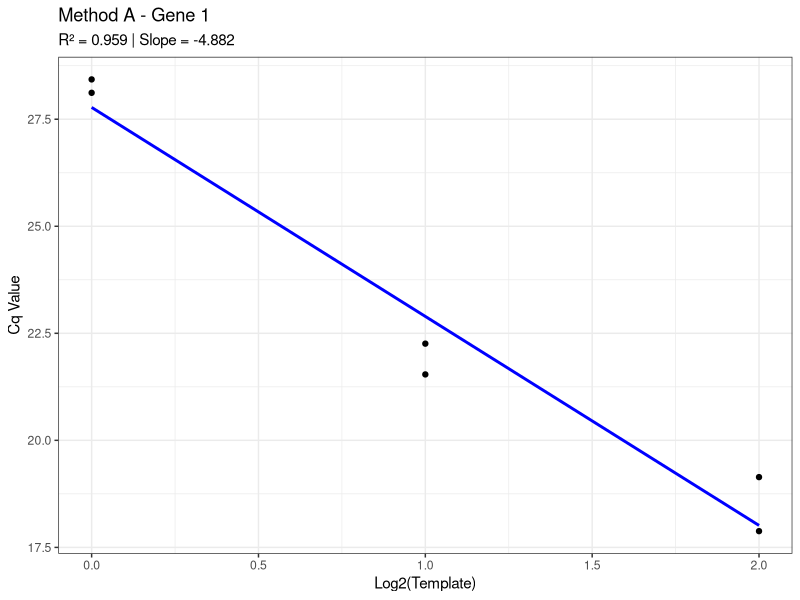
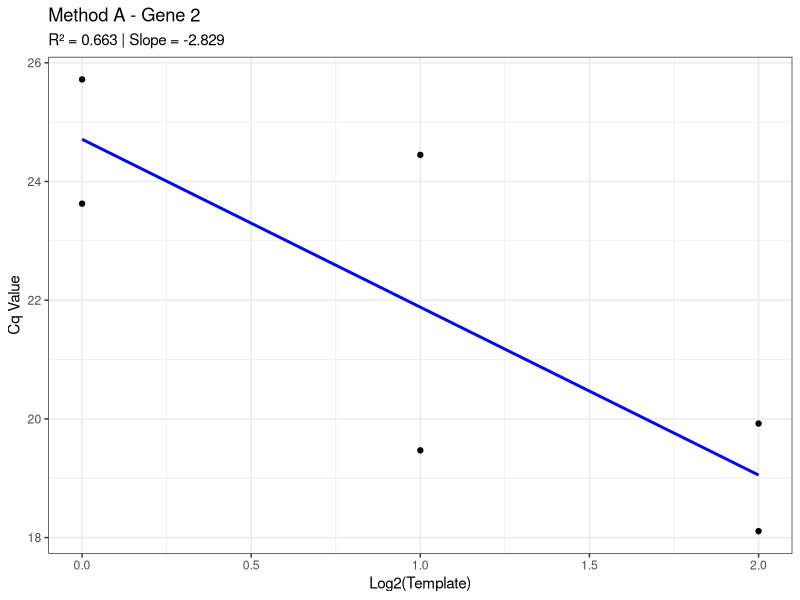
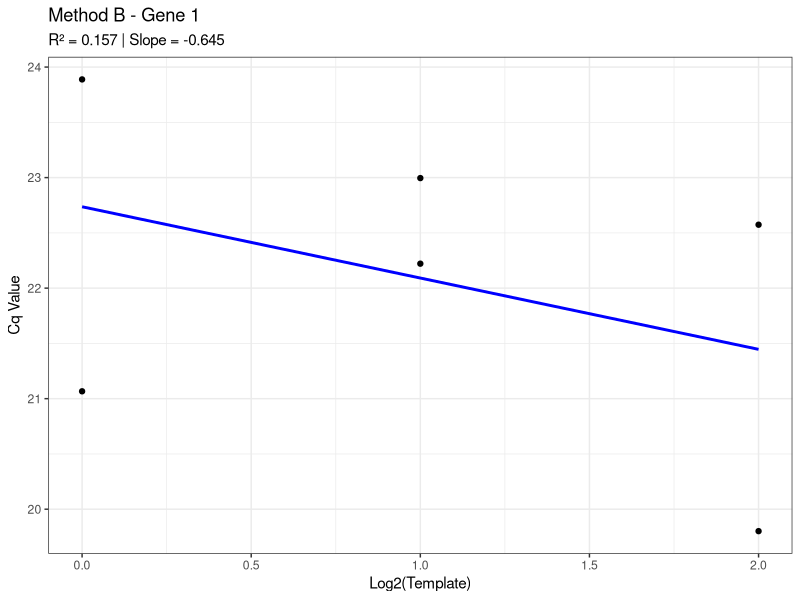
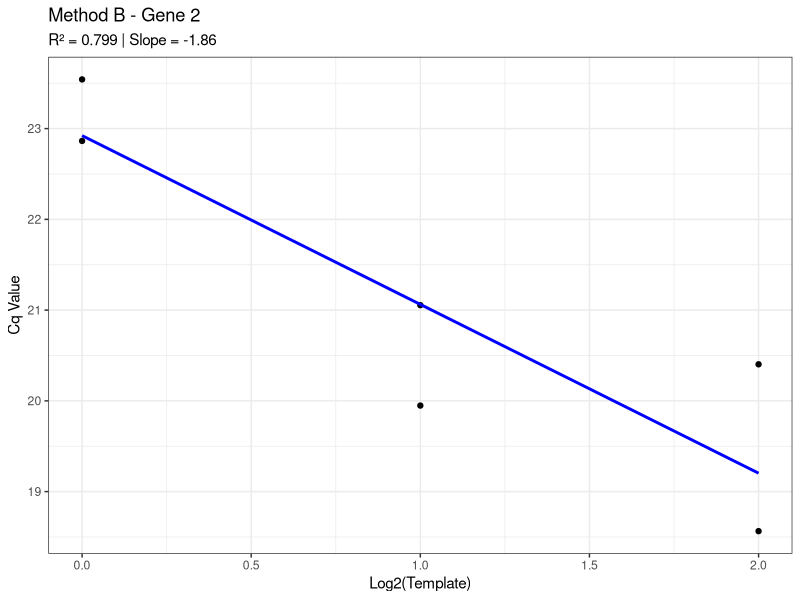
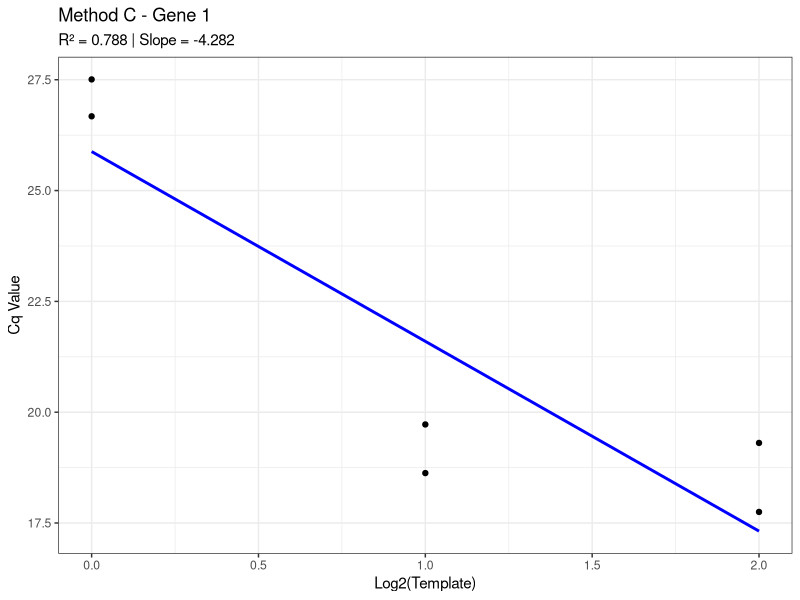
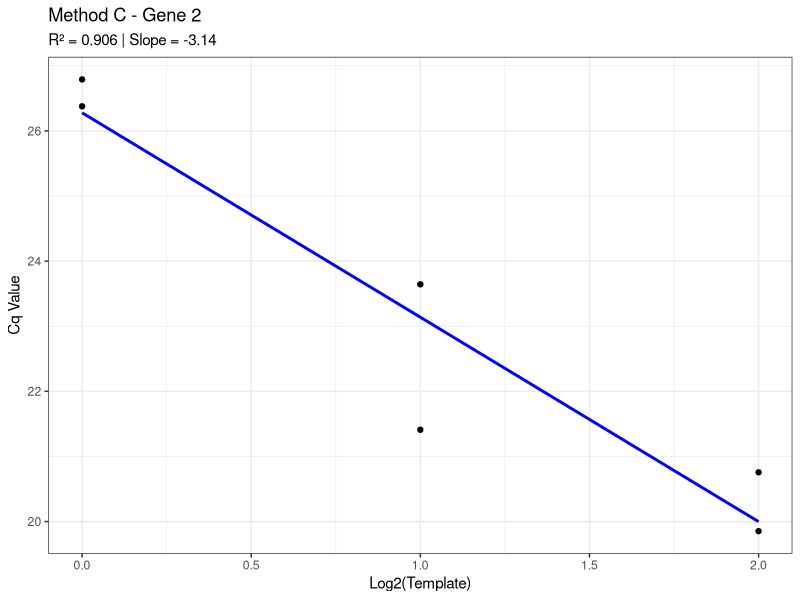
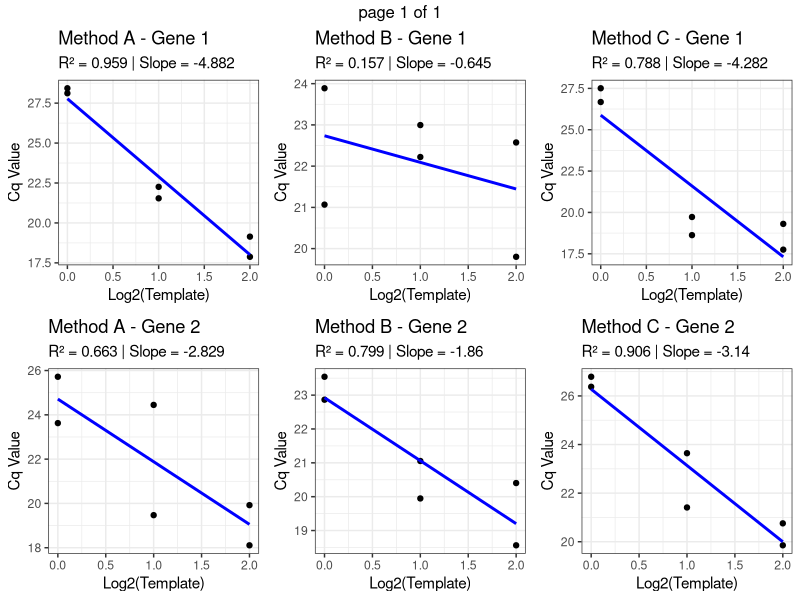
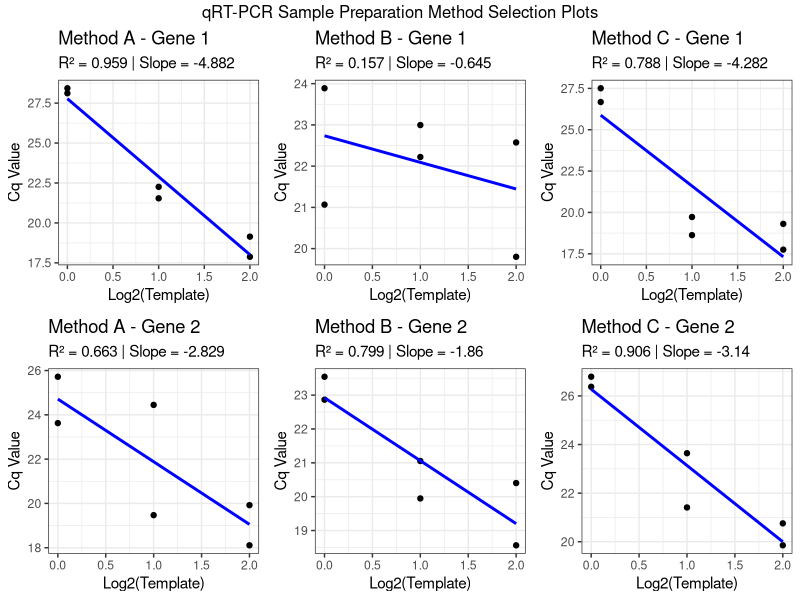

Write R code to recreate these figures, in order.
## ---- chunk 1
knitr::opts_chunk$set(echo = TRUE)
## ---- chunk 2
# Load required libraries
library(ggplot2) # For plotting
library(dplyr) # For data manipulation
library(tidyr) # For data manipulation
library(gridExtra) # For arranging multiple plots

# set the working directory to the location of your data files.
# setwd("path/to/your/data") # Uncomment and set your path if needed

# Example data (replace with your actual dataset)
set.seed(123)
data <- data.frame(
  SamplePrep = rep(c("Method A", "Method B", "Method C"), each = 12),
  Gene = rep(c("Gene 1", "Gene 2"), each = 6, times = 3),
  Template = rep(c(4, 2, 1), times = 6),
  Replicate = rep(c(1, 2), times = 18),
  Cq = rnorm(36, mean = 25, sd = 2) - log2(rep(c(4, 2, 1), times = 6)) * 3
)

# Prepare data for plotting and regression
data <- data %>% mutate(LogTemplate = log2(Template)) # Use log2()

# Perform linear regression and calculate required statistics
regression_results <- data %>%
  group_by(SamplePrep, Gene) %>%
  summarize(
    lm_model = list(lm(Cq ~ LogTemplate, data = pick(everything()))), # Linear model
    Average_Cq = mean(Cq), # Overall average Cq
    Std_Dev_Cq = sd(Cq), # Standard deviation of Cq
    Avg_Cq_Template_4 = mean(Cq[Template == 4], na.rm = TRUE), # Average Cq for Template = 4
    Std_Dev_Template_4 = sd(Cq[Template == 4], na.rm = TRUE), # Standard deviation for Template = 4
    Avg_Cq_Template_2 = mean(Cq[Template == 2], na.rm = TRUE), # Average Cq for Template = 2
    Std_Dev_Template_2 = sd(Cq[Template == 2], na.rm = TRUE), # Standard deviation for Template = 2
    Avg_Cq_Template_1 = mean(Cq[Template == 1], na.rm = TRUE), # Average Cq for Template = 1
    Std_Dev_Template_1 = sd(Cq[Template == 1], na.rm = TRUE), # Standard deviation for Template = 1
    .groups = "drop"
  ) %>%
  mutate(
    R_squared = sapply(lm_model, function(model) summary(model)$r.squared), # Extract R²
    Slope = sapply(lm_model, function(model) coef(model)["LogTemplate"]) # Extract slope
  )

# Extract table with required values
summary_table <- regression_results %>%
  select(
    SamplePrep, Gene, R_squared, Slope, Average_Cq, Std_Dev_Cq,
    Avg_Cq_Template_4, Std_Dev_Template_4,
    Avg_Cq_Template_2, Std_Dev_Template_2,
    Avg_Cq_Template_1, Std_Dev_Template_1
  )

# Save the summary table as a CSV file
write.csv(summary_table, "summary_table.csv", row.names = FALSE)

# Create plots for each Sample Prep and Gene
plots <- lapply(unique(data$SamplePrep), function(sample_prep) {
  lapply(unique(data$Gene), function(gene) {
    gene_data <- data %>% filter(SamplePrep == sample_prep, Gene == gene)
    model <- lm(Cq ~ LogTemplate, data = gene_data)
    r_squared <- summary(model)$r.squared
    slope <- coef(model)["LogTemplate"]
    
    ggplot(gene_data, aes(x = LogTemplate, y = Cq)) +
      geom_point() +
      geom_smooth(method = "lm", se = FALSE, color = "blue") +
      labs(
        title = paste(sample_prep, "-", gene),
        subtitle = paste("R² =", round(r_squared, 3), "| Slope =", round(slope, 3)),
        x = "Log2(Template)",
        y = "Cq Value"
      ) +
      theme_bw()
  })
})

# Save plots for each Sample Prep and Gene
for (i in seq_along(plots)) {
  for (j in seq_along(plots[[i]])) {
    ggsave(
      filename = paste0("Plot_", unique(data$SamplePrep)[i], "_", unique(data$Gene)[j], ".png"),
      plot = plots[[i]][[j]]
    )
  }
}

# Combine all plots into a single list to enable the grobs() function to handle them correctly
plots <- unlist(plots, recursive = FALSE)

# Arrange all plots in a grid layout
pdf("All_Plots.pdf", width = 11, height = 8.5) # Landscape layout
gridExtra::marrangeGrob(grobs = plots, nrow = 2, ncol = 3) %>% 
  print()
dev.off()

# Save all plots in a multi-page PDF
multi_page_plot <- marrangeGrob(grobs = plots, nrow = 2, ncol = 3, top = "qRT-PCR Sample Preparation Method Selection Plots")
ggsave("All_Plots.pdf", multi_page_plot, width = 11, height = 8.5)

# Display the summary table
print(summary_table)
